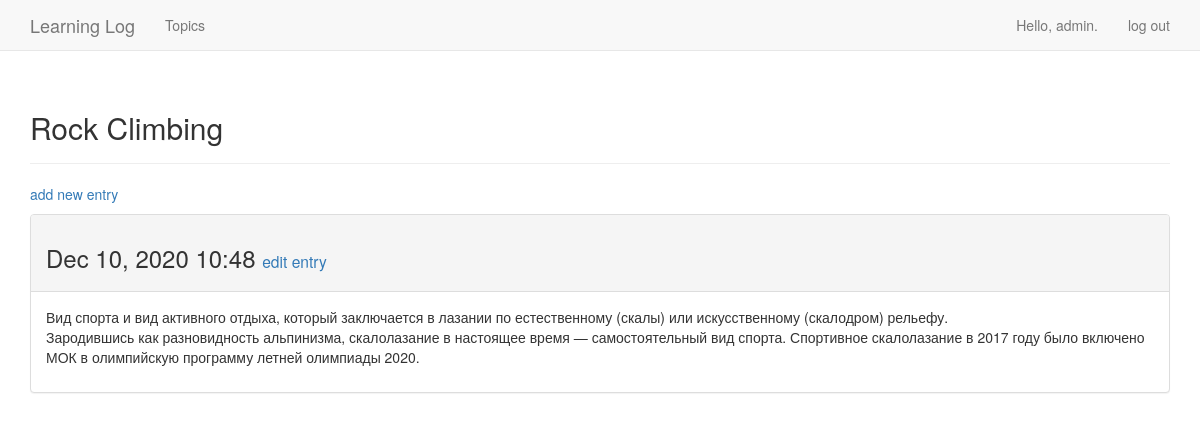
The page /topics/2/ (signed in) on the database its author committed.
### learning_logs/models.py (models this page shows, shortened)
class Topic(models.Model):
    text = models.CharField(max_length=200)
    date_added = models.DateTimeField(auto_now_add=True)
    owner = models.ForeignKey(User, on_delete=models.CASCADE)
    def __str__(self):
        return self.text

class Entry(models.Model):
    topic = models.ForeignKey(Topic, on_delete=models.CASCADE)
    text = models.TextField()
    date_added = models.DateTimeField(auto_now_add=True)
    class Meta:
        verbose_name_plural = 'entries'

### learning_logs/views.py (the view)
# urls.py: url(r'^topics/(?P<topic_id>\d+)/$', views.topic, name='topic'),
@login_required
def topic(request, topic_id):
    obj_topic = Topic.objects.get(id=topic_id)
    if obj_topic.owner != request.user:
        raise Http404
    entries = obj_topic.entry_set.order_by('-date_added')
    context = {'topic': obj_topic, 'entries': entries}
    return render(request, 'learning_logs/topic.html', context)

### learning_logs/templates/learning_logs/topic.html
{% extends 'learning_logs/base.html' %}
{% block header %}
    <h2>{{ topic }}</h2>
{% endblock header %}
{% block content %}
    <p>
        <a href="{% url 'new_entry' topic.id %}">add new entry</a>
    </p>
    {% for entry in entries %}
        <div class="panel panel-default">
            <div class="panel-heading">
                <h3>
                    {{ entry.date_added|date:'M d, Y H:i' }}
                    <small>
                        <a href="{% url 'edit_entry' entry.id %}">edit entry</a>
                    </small>
                </h3>
            </div>
            <div class="panel-body">
                {{ entry.text|linebreaks }}
            </div>
        </div>
        {% empty %}
        There are no entries for this topic yet.
    {% endfor %}
{% endblock content %}

### learning_logs/templates/learning_logs/base.html (shortened to what this page needs)
{% load bootstrap3 %}
<!DOCTYPE html>
<html lang="en">
    <head>
        {% bootstrap_css %}
    </head>
    <body>
        <nav class="navbar navbar-default navbar-static-top">
            <div class="container">
                <div class="navbar-header">
                    <a class="navbar-brand" href="{% url 'index' %}">Learning Log</a>
                </div>
                <div id="navbar" class="navbar-collapse collapse">
                    <ul class="nav navbar-nav">
                        <li><a href="{% url 'topics' %}">Topics</a></li>
                    </ul>
                    <ul class="nav navbar-nav navbar-right">
                        {% if user.is_authenticated %}
                            <li><a>Hello, {{ user.username }}.</a></li>
                            <li><a href="{% url 'logout' %}">log out</a></li>
                        {% else %}
                            <li><a href="{% url 'register' %}">register</a></li>
                            <li><a href="{% url 'login' %}">log in</a></li>
                        {% endif %}
                    </ul>
                </div>
            </div>
        </nav>
        <div class="container">
            <div class="page-header">
                {% block header %}{% endblock header %}
            </div>
            <div>
                {% block content %}{% endblock content %}
            </div>
        </div>
    </body>
</html>

### rows shown on the page
Topic: text "Rock Climbing"
Entry: date_added "Dec 10, 2020 10:48", text "Вид спорта и вид активного отдыха, который заключается в лазании по естественному (скалы) или искусственному (скалодром) рельефу. Зародившись как разновидность альпинизма, скалолазание в настоящее время — самостоятельный вид спорта. Спортивное скалолазание в 2017 году было включено МОК в олимпийскую программу летней олимпиады 2020."

### other values the page prints
{{ user.username }} "admin"
